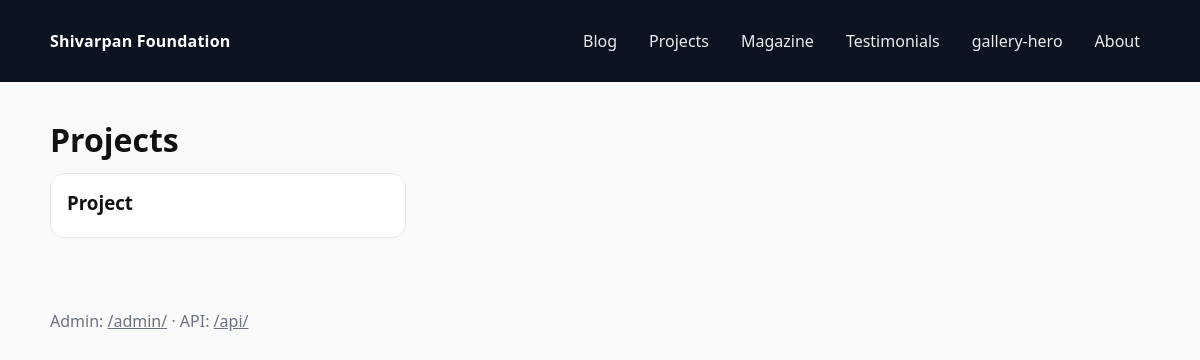
The page /projects/ on the database as committed earlier.
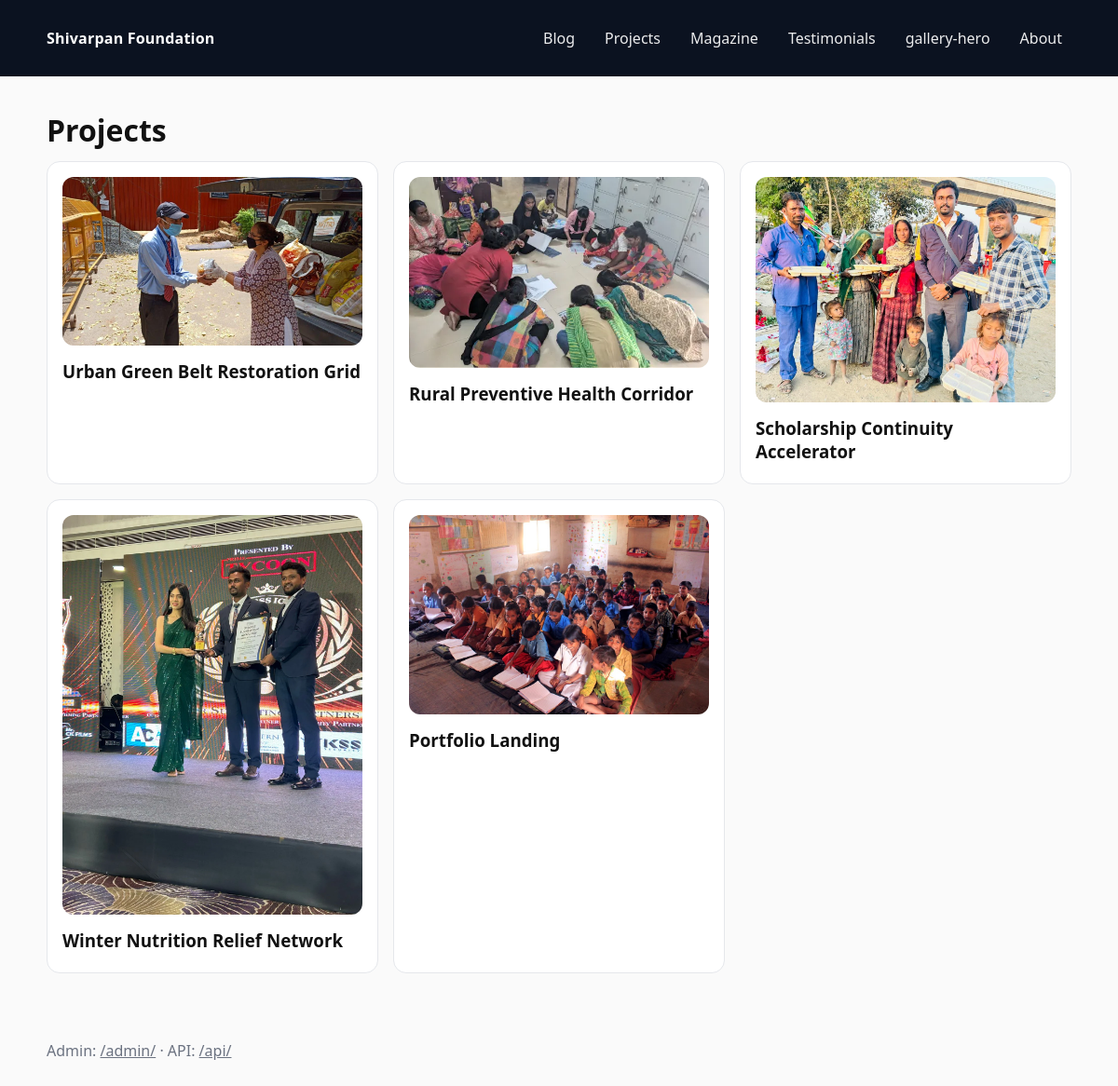
The same page on the database as committed later.
### foundation/models.py (models this page shows, shortened)
class PublishableModel(TimeStampedModel):
    status = models.CharField(max_length=20, choices=ContentStatus.choices, default=ContentStatus.DRAFT)
    publish_at = models.DateTimeField(default=timezone.now)
    objects = PublishableQuerySet.as_manager()
    class Meta:
        abstract = True

class SeoFields(models.Model):
    seo_title = models.CharField(max_length=255, blank=True)
    seo_description = models.TextField(blank=True)
    canonical_url = models.URLField(blank=True)
    og_title = models.CharField(max_length=255, blank=True)
    og_description = models.TextField(blank=True)
    og_image = models.ForeignKey(
        MediaAsset, null=True, blank=True, on_delete=models.SET_NULL, related_name="+"
    )
    class Meta:
        abstract = True

class Page(PublishableModel, SeoFields):
    title = models.CharField(max_length=255)
    slug = models.SlugField(max_length=255, unique=True)
    body = models.TextField(blank=True)
    cover_image = models.ForeignKey(
        MediaAsset, null=True, blank=True, on_delete=models.SET_NULL, related_name="page_covers"
    )
    embed_html = models.TextField(blank=True, help_text="Optional: YouTube/embed code.")
    show_in_nav = models.BooleanField(default=False)
    menu_title = models.CharField(max_length=255, blank=True)

class Project(PublishableModel, SeoFields):
    title = models.CharField(max_length=255)
    slug = models.SlugField(max_length=255, unique=True)
    summary = models.TextField(blank=True)
    description = models.TextField(blank=True)
    partner_organization = models.CharField(max_length=255, blank=True)
    impact_numbers = models.JSONField(default=dict, blank=True)
    featured_image = models.ForeignKey(
        MediaAsset, null=True, blank=True, on_delete=models.SET_NULL, related_name="project_images"
    )
    gallery = models.ManyToManyField(MediaAsset, blank=True, related_name="project_galleries")
    testimonial = models.ForeignKey(
        Testimonial, null=True, blank=True, on_delete=models.SET_NULL, related_name="projects"
    )

class TimeStampedModel(models.Model):
    created_at = models.DateTimeField(auto_now_add=True)
    updated_at = models.DateTimeField(auto_now=True)
    class Meta:
        abstract = True

class MediaAsset(TimeStampedModel):
    class MediaType(models.TextChoices):
        IMAGE = "image", "Image"
        VIDEO = "video", "Video"
        PDF = "pdf", "PDF"
        DOCUMENT = "document", "Document"
        OTHER = "other", "Other"
    title = models.CharField(max_length=255, blank=True)
    file = models.FileField(upload_to="uploads/%Y/%m/")
    file_name = models.CharField(max_length=255, blank=True)
    content_type = models.CharField(max_length=100, blank=True)
    file_blob = models.BinaryField(blank=True, null=True, editable=False)
    alt_text = models.CharField(max_length=255, blank=True)
    media_type = models.CharField(max_length=20, choices=MediaType.choices, default=MediaType.OTHER)

### core/views.py (the view)
# urls.py: path("projects/", projects_list, name="projects-list"),
def projects_list(request):
    projects = Project.objects.published().select_related("featured_image").order_by("-publish_at")[:50]
    return render(request, "public/projects_list.html", {**_site_context(), "projects": projects})

### core/views.py (called while the page is built)
def _site_context():
    site_settings = SiteSettings.get_solo()
    nav_pages = Page.objects.published().filter(show_in_nav=True).order_by("menu_title", "title")
    return {"site_settings": site_settings, "nav_pages": nav_pages}

### foundation/models.py (called while the page is built)
    def published(self):
        now = timezone.now()
        return self.filter(status=ContentStatus.PUBLISHED, publish_at__lte=now)

    @classmethod
    def get_solo(cls):
        obj, _ = cls.objects.get_or_create(pk=1)
        return obj

### core/templates/public/projects_list.html (shortened to what this page needs)
{% extends "public/base.html" %}
{% block content %}
  <main class="wrap">
    <h1 style="margin: 14px 0 12px;">Projects</h1>
    <div class="grid">
      {% for p in projects %}
        <article class="card">
          {% if p.featured_image and p.featured_image.file %}
            <a href="/projects/{{ p.slug }}/"><img src="{{ p.featured_image.file.url }}" alt="{{ p.featured_image.alt_text|default:p.title }}" /></a>
            <div style="height: 10px;"></div>
          {% endif %}
          <h3 style="margin: 0 0 6px;"><a href="/projects/{{ p.slug }}/" style="text-decoration:none;">{{ p.title }}</a></h3>
        </article>
      {% empty %}
        <div class="card">No published projects yet.</div>
      {% endfor %}
    </div>
  </main>
{% endblock %}

### core/templates/public/base.html (shortened to what this page needs)
<!doctype html>
<html lang="en">
  <head>
  </head>
  <body>
    <header class="topbar">
      <div class="wrap">
        <a class="brand" href="/">Shivarpan Foundation</a>
        <nav class="nav">
          <a href="/blog/">Blog</a>
          <a href="/projects/">Projects</a>
          <a href="/magazine/">Magazine</a>
          <a href="/testimonials/">Testimonials</a>
          {% for p in nav_pages %}
            <a href="/{{ p.slug }}/">{{ p.menu_title|default:p.title }}</a>
          {% endfor %}
        </nav>
      </div>
    </header>
    {% block content %}{% endblock %}
    <footer class="footer">
      <div class="wrap">
        <div>Admin: <a href="/admin/">/admin/</a> · API: <a href="/api/">/api/</a></div>
      </div>
    </footer>
  </body>
</html>

### core/templates/public/base.html (style rules this page uses)
:root { --bg:#0b1220; --card:#fff; --muted:#6b7280; --border:#e5e7eb; --brand:#2563eb; }
body { font-family: system-ui, -apple-system, Segoe UI, Roboto, Arial; margin: 0; color: #111; background:#fafafa; }
a { color: inherit; }
.wrap { max-width: 1100px; margin: 0 auto; padding: 22px; }
.topbar { background: #0b1220; color: #fff; position: sticky; top: 0; z-index: 10; }
.topbar .wrap { display:flex; align-items:center; justify-content:space-between; gap: 18px; }
.brand { font-weight: 800; letter-spacing: 0.2px; text-decoration:none; }
.nav { display:flex; gap: 12px; flex-wrap: wrap; align-items:center; }
.nav a { color: rgba(255,255,255,0.92); text-decoration:none; padding: 8px 10px; border-radius: 10px; }
.grid { display: grid; grid-template-columns: repeat(3, minmax(0, 1fr)); gap: 16px; }
.card { border: 1px solid var(--border); border-radius: 14px; padding: 16px; background: var(--card); }
img { max-width: 100%; height: auto; border-radius: 12px; }
.footer { padding: 28px 0; color: var(--muted); }

Rows that differ between the two databases and show on the page:
added Project: featured_image.file (picture), title "Urban Green Belt Restoration Grid"
added Project: featured_image.file (picture), title "Rural Preventive Health Corridor"
added Project: featured_image.file (picture), title "Scholarship Continuity Accelerator"
added Project: featured_image.file (picture), title "Winter Nutrition Relief Network"
changed Project: slug "project" → "ProjectChapters" (drawn); featured_image.file: picture added; featured_image_id empty → 23 (drawn); title "Project" → "Portfolio Landing"
